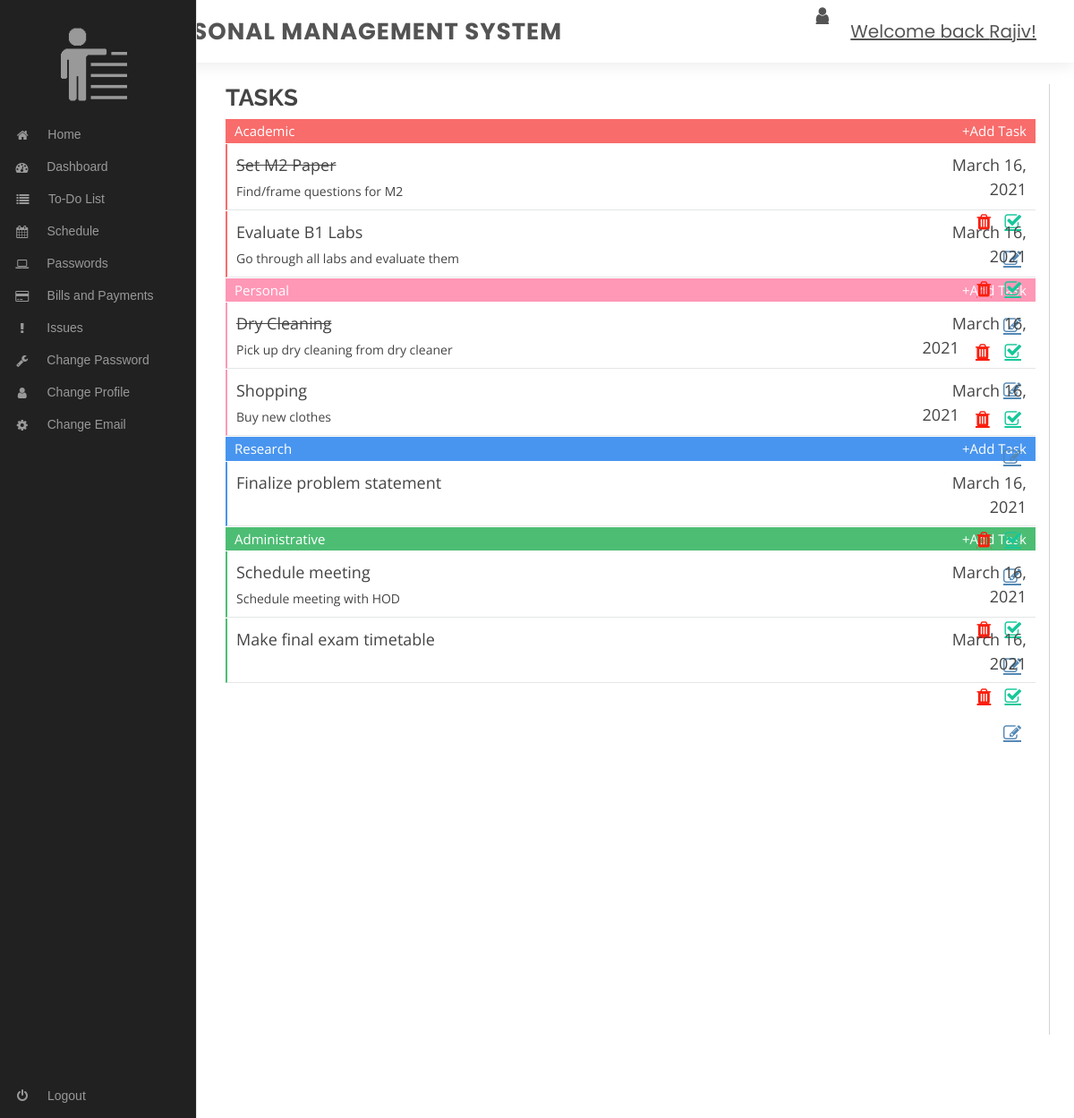
The page /todolist/ (signed in) on the database its author committed.
### todolist/models.py (models this page shows, shortened)
class ToDoList(models.Model):
	user = models.ForeignKey(User,on_delete=models.CASCADE)
	taskName = models.CharField(max_length=10000)
	taskDescription = models.CharField(max_length=10000,blank=True)
	date_added = models.DateTimeField(auto_now_add=True)
	taskTypes_list = (('Academic','Academic'),('Administrative', 'Administrative'),('Personal','Personal'),('Research','Research'))
	taskType = models.CharField(max_length=255,choices=taskTypes_list,default='Academic')
	mark_as_complete = models.BooleanField(default=False)

### todolist/views.py (the view, shortened to what this page needs)
# urls.py: path('todolist/',CreateToDoListView.as_view()),
class CreateToDoListView(TemplateView):
	def get(self, request):
		if request.user.is_authenticated:
			context={}
			current_todo = self.get_current_todolist(request)
			if current_todo is not None:
				context=self.sortCurrentTodo(current_todo)
			form = ToDoListForm()
			context['form']=form
			return  render(request,'todolistdisplay.html',context)
		else:
			return redirect(settings.LOGIN_REDIRECT_URL)
	def get_current_todolist(self,request):
		response=ToDoList.objects.filter(user=request.user.id)
		if response is None:
			return None
		else:
			return response
	def sortCurrentTodo(self,current_todo):
		sortedCurrentTodo={'Academic':list([]),'Administrative': list([]),'Personal':list([]),'Research':list([])}
		for task in current_todo:
			sortedCurrentTodo[task.taskType].append(task)
		return sortedCurrentTodo

### todolist/templates/todolistdisplay.html (shortened to what this page needs)
{% load static %}
<html lang="en">
	<head>
		<link href="{% static 'assets/vendor/animate.css/animate.min.css'%}" rel="stylesheet">
		<link href="{% static 'assets/vendor/bootstrap/css/bootstrap.min.css'%}" rel="stylesheet">
		<link href="{% static 'assets/vendor/bootstrap-icons/bootstrap-icons.css'%}" rel="stylesheet">
		<link href="{% static 'assets/vendor/boxicons/css/boxicons.min.css'%}" rel="stylesheet">
		<link href="{% static 'assets/vendor/glightbox/css/glightbox.min.css'%}" rel="stylesheet">
		<link href="{% static 'assets/vendor/swiper/swiper-bundle.min.css'%}" rel="stylesheet">
		<link rel="stylesheet" href="https://stackpath.bootstrapcdn.com/font-awesome/4.7.0/css/font-awesome.min.css">
		<link href="{% static 'assets/css/style.css''%}" rel="stylesheet">
	</head>
	<body>
		<header id="header" class="d-flex align-items-center">
			<div class="container d-flex justify-content-between align-items-center">
				<div class="logo">
					<h1>
						<a id="problematic_a" href="/">Personal Management System</a>
					</h1>
				</div>
				<div id="navbar_div" class="navbar_div">
					<a class="welcomeback" href="/"><i class="fa fa-user fa-2x" aria-hidden="true"></i>Welcome back {{request.user.username|title}}!</a>
				</div>
			</div>
		</header>
		<nav class="main-menu">
			<img class="mainmenu-icon" src="{% static 'mainmenulogo.png'%}"	 alt=""></img>
            <ul>
                <li>
                    <a href="/">
                        <i class="fa fa-home fa-2x"></i>
                        <span class="nav-text">
                            Home
                        </span>
                    </a>
                </li>
                <li>
                    <a href="{% url 'dashboard:dashboard_page' %}">
                        <i class="fa fa-tachometer fa-2x"></i>
                        <span class="nav-text">
                            Dashboard
                        </span>
                    </a>
                </li>
                <li class="has-subnav">
                    <a href="/todolist">
                        <i class="fa fa-list fa-2x"></i>
                        <span class="nav-text">
                            To-Do List
                        </span>
                    </a>
                </li>
                <li class="has-subnav">
                    <a href="#">
                       <i class="fa fa-calendar fa-2x"></i>
                        <span class="nav-text">
                            Schedule
                        </span>
                    </a>
                </li>
                <li class="has-subnav">
                    <a href="#">
                       <i class="fa fa-laptop fa-2x"></i>
                        <span class="nav-text">
                            Passwords
                        </span>
                    </a>
                </li>
                <li>
                    <a href="#">
                        <i class="fa fa-credit-card fa-2x"></i>
                        <span class="nav-text">
                            Bills and Payments
                        </span>
                    </a>
                </li>
                <li>
                    <a href="#">
                        <i class="fa fa-exclamation fa-2x"></i>
                        <span class="nav-text">
                           Issues
                        </span>
                    </a>
                </li>
                <li>
                   <a href="{% url 'accounts:change_password' %}">
                       <i class="fa fa-wrench fa-2x"></i>
                        <span class="nav-text">
                            Change Password
                        </span>
                    </a>
                </li>
                <li>
                   <a href="{% url 'accounts:change_profile' %}">
                        <i class="fa fa-user fa-2x"></i>
                        <span class="nav-text">
                            Change Profile
                        </span>
                    </a>
                </li>
                <li>
                    <a href="{% url 'accounts:change_email' %}">
                       <i class="fa fa-cog fa-2x"></i>
                        <span class="nav-text">
                            Change Email
                        </span>
                    </a>
                </li>
            </ul>
            <ul class="logout">
                <li>
                   <a href="{% url 'accounts:log_out' %}">
                         <i class="fa fa-power-off fa-2x"></i>
                        <span class="nav-text">
                            Logout
                        </span>
                    </a>
                </li>
            </ul>
        </nav>
        <div class="maincontent">
        <div class="container bigcontainer page-todo bootstrap snippets bootdeys" id="bigcontainer_div">
		<div class="col-sm-14 tasks">
		    <div class="task-list">
		        <h1>TASKS</h1>
		        <div class="priority high"><span>Academic</span><span class="addtask"><button id="academic_add" onclick="showForm(this.id)">+Add Task</button></span></div>
		        {% for task in Academic %}
			        <div class="task high">
			            <div class="desc">
			                	{% if task.mark_as_complete %}
			                		<div class="title strikethrough">{{task.taskName}}</div>
			                	{%else%}
			                		<div class="title">{{task.taskName}}</div>
		                		{%endif%}
			                <div>{{task.taskDescription}}</div>
			            </div>
			            <div class="time">
			                <div class="date">{{task.date_added|date}}</div>
			                <div class="buttonclass">
				            	<a href="/todolist" onclick ="deleteItem(this.id)"class="deleteLinks" id="{{task.id}}d"><i class="fa fa-trash" aria-hidden="true"></i></a>
				            	<a href="/todolist" onclick = "markItemAsCompleted(this.id)" class="markasCompletedLinks"id="{{task.id}}m"><i class="fa fa-check-square-o" aria-hidden="true"></i></a>
				            	<a href="#" onclick="editForm(this.id)" class="editLinks"id="{{task.id}}e"><i class="fa fa-pencil-square-o" aria-hidden="true"></i></a>
			            	</div>
			            </div>
			        </div>
				{% endfor %}
		        <div class="priority medium"><span>Personal</span><span class="addtask"><button id="personal_add"onclick="showForm(this.id)">+Add Task</button></span></div>
		        	{% for task in Personal %}
				        <div class="task medium">
				            <div class="desc">
			                	{% if task.mark_as_complete %}
			                		<div class="title strikethrough">{{task.taskName}}</div>
			                	{%else%}
			                		<div class="title">{{task.taskName}}</div>
		                		{%endif%}
			                	<div>{{task.taskDescription}}</div>
			            	</div>
				            <div class="time">
				                <div class="date">{{task.date_added|date}}
				                	<div class="buttonclass">
				            		<a href="/todolist" onclick ="deleteItem(this.id)"class="deleteLinks" id="{{task.id}}d"><i class="fa fa-trash" aria-hidden="true"></i></a>
				            		<a href="/todolist" onclick = "markItemAsCompleted(this.id)" class="markasCompletedLinks"id="{{task.id}}m"><i class="fa fa-check-square-o" aria-hidden="true"></i></a>
					            	<a href="" class="editLinks"id="{{task.id}}e"><i class="fa fa-pencil-square-o" aria-hidden="true"></i></a>
			            		</div>
				                </div>
				            </div>
				        </div>
					{% endfor %}
		        <div class="priority low"><span>Research</span><span class="addtask"><button id="research_add" onclick="showForm(this.id)">+Add Task</button></span></div>
			        {% for task in Research %}
				        <div class="task low">
				            <div class="desc">
			                	{% if task.mark_as_complete %}
			                		<div class="title strikethrough">{{task.taskName}}</div>
			                	{%else%}
			                		<div class="title">{{task.taskName}}</div>
		                		{%endif%}
			            	</div>
				            <div class="time">
				                <div class="date">{{task.date_added|date}}</div>
				                <div class="buttonclass">
				            		<a href="/todolist" onclick ="deleteItem(this.id)"class="deleteLinks" id="{{task.id}}d"><i class="fa fa-trash" aria-hidden="true"></i></a>
				            		<a href="/todolist" onclick = "markItemAsCompleted(this.id)" class="markasCompletedLinks"id="{{task.id}}m"><i class="fa fa-check-square-o" aria-hidden="true"></i></a>
					            	<a href="" class="editLinks"id="{{task.id}}e"><i class="fa fa-pencil-square-o" aria-hidden="true"></i></a>
			            		</div>
				            </div>
				        </div>
					{% endfor %}
		        <div class="priority low verylow"><span>Administrative</span><span class="addtask"><button id="administrative_add" onclick="showForm(this.id)">+Add Task</button></span></div>
		        	{% for task in Administrative %}
				        <div class="task low verylow">
				            <div class="desc">
			                	{% if task.mark_as_complete %}
			                		<div class="title strikethrough">{{task.taskName}}</div>
			                	{%else%}
			                		<div class="title">{{task.taskName}}</div>
		                		{%endif%}
			                	<div>{{task.taskDescription}}</div>
			            	</div>
				            <div class="time">
				                <div class="date">{{task.date_added|date}}</div>
				                <div class="buttonclass">
				            		<a href="/todolist" onclick ="deleteItem(this.id)"class="deleteLinks" id="{{task.id}}d"><i class="fa fa-trash" aria-hidden="true"></i></a>
				            		<a href="/todolist" onclick = "markItemAsCompleted(this.id)" class="markasCompletedLinks"id="{{task.id}}m"><i class="fa fa-check-square-o" aria-hidden="true"></i></a>
					            	<a href="" class="editLinks"id="{{task.id}}e"><i class="fa fa-pencil-square-o" aria-hidden="true"></i></a>
			            		</div>
				            </div>
				        </div>
					{% endfor %}
		    </div>
		</div>
</div>
</div>
	</body>
</html>

### todolist/static/assets/css/style.css (style rules this page uses)
body { font-family: "Open Sans", sans-serif; color: #444444; }
h1, h2, h3, h4, h5, h6 { font-family: "Raleway", sans-serif; }
#header { height: 70px; transition: all 0.5s; z-index: 997; transition: all 0.5s; background: #fff; box-shadow: 0px 0px 20px 0px rgba(0, 0, 0, 0.1); }
#header .logo h1 { font-size: 26px; padding: 0 0 0 8px; margin: 11px 0; line-height: 1; font-weight: 700; letter-spacing: 1px; text-transform: uppercase; font-family: "Poppins", sans-serif; }
#header .logo h1 a, #header .logo h1 a:hover { color: #545454; text-decoration: none; }
.navbar_div { padding: 0; }
.navbar_div a { display: flex; align-items: center; justify-content: space-between; padding: 10px 0 10px 30px; font-family: "Poppins", sans-serif; font-size: 14px; color: #545454; white-space: nowrap; transition: 0.3s; }
.navbar_div a i { font-size: 12px; line-height: 0; margin-left: 5px; }

### rows shown on the page
ToDoList: taskName "Set M2 Paper", taskDescription "Find/frame questions for M2", date_added "March 16, 2021"
ToDoList: taskName "Evaluate B1 Labs", taskDescription "Go through all labs and evaluate them", date_added "March 16, 2021"
ToDoList: taskName "Dry Cleaning", taskDescription "Pick up dry cleaning from dry cleaner", date_added "March 16, 2021"
ToDoList: taskName "Shopping", taskDescription "Buy new clothes", date_added "March 16, 2021"
ToDoList: taskName "Finalize problem statement", date_added "March 16, 2021"
ToDoList: taskName "Schedule meeting", taskDescription "Schedule meeting with HOD", date_added "March 16, 2021"
ToDoList: taskName "Make final exam timetable", date_added "March 16, 2021"

### other values the page prints
{{ request.user.username|title }} "Rajiv"
